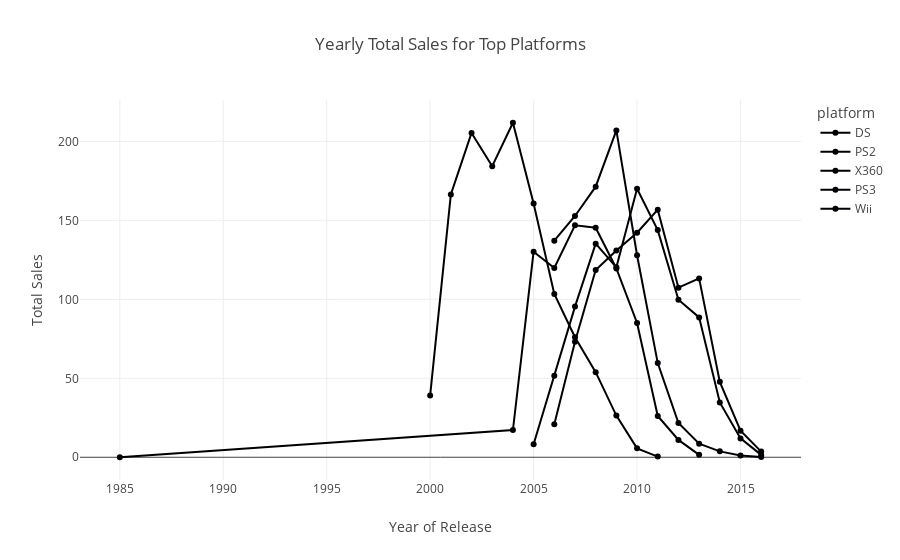

The notebook cell saved with this chart:
### Code cell
fig = px.line(yearly_sales, x='year_of_release', y='total_sales', color='platform',
              title='Yearly Total Sales for Top Platforms',
              labels={'year_of_release': 'Year of Release', 'total_sales': 'Total Sales'},
              markers=True)

# Show the plot
fig.show()

### Figure 1 — Plotly figure (JSON) as saved in the notebook; plotly's stock layout.template omitted (floating-point values rounded to 4 significant figures)
{"data": [{"hovertemplate": "platform=DS<br>Year of Release=%{x}<br>Total Sales=%{y}<extra></extra>", "legendgroup": "DS", "line": {"color": "#000001", "dash": "solid"}, "marker": {"symbol": "circle"}, "mode": "markers+lines", "name": "DS", "orientation": "v", "showlegend": true, "type": "scatter", "x": [1985, 2004, 2005, 2006, 2007, 2008, 2009, 2010, 2011, 2012, 2013], "xaxis": "x", "y": [0.02, 17.27, 130.1, 119.8, 146.9, 145.3, 119.5, 85.02, 26.18, 11.01, 1.54], "yaxis": "y"}, {"hovertemplate": "platform=PS2<br>Year of Release=%{x}<br>Total Sales=%{y}<extra></extra>", "legendgroup": "PS2", "line": {"color": "#000002", "dash": "solid"}, "marker": {"symbol": "circle"}, "mode": "markers+lines", "name": "PS2", "orientation": "v", "showlegend": true, "type": "scatter", "x": [2000, 2001, 2002, 2003, 2004, 2005, 2006, 2007, 2008, 2009, 2010, 2011], "xaxis": "x", "y": [39.17, 166.4, 205.4, 184.3, 211.8, 160.7, 103.4, 75.99, 53.9, 26.4, 5.64, 0.45], "yaxis": "y"}, {"hovertemplate": "platform=X360<br>Year of Release=%{x}<br>Total Sales=%{y}<extra></extra>", "legendgroup": "X360", "line": {"color": "#000003", "dash": "solid"}, "marker": {"symbol": "circle"}, "mode": "markers+lines", "name": "X360", "orientation": "v", "showlegend": true, "type": "scatter", "x": [2005, 2006, 2007, 2008, 2009, 2010, 2011, 2012, 2013, 2014, 2015, 2016], "xaxis": "x", "y": [8.25, 51.62, 95.41, 135.3, 120.3, 170.0, 143.8, 99.74, 88.58, 34.74, 11.96, 1.52], "yaxis": "y"}, {"hovertemplate": "platform=PS3<br>Year of Release=%{x}<br>Total Sales=%{y}<extra></extra>", "legendgroup": "PS3", "line": {"color": "#000004", "dash": "solid"}, "marker": {"symbol": "circle"}, "mode": "markers+lines", "name": "PS3", "orientation": "v", "showlegend": true, "type": "scatter", "x": [2006, 2007, 2008, 2009, 2010, 2011, 2012, 2013, 2014, 2015, 2016], "xaxis": "x", "y": [20.96, 73.19, 118.5, 130.9, 142.2, 156.8, 107.4, 113.2, 47.76, 16.82, 3.6], "yaxis": "y"}, {"hovertemplate": "platform=Wii<br>Year of Release=%{x}<br>Total Sales=%{y}<extra></extra>", "legendgroup": "Wii", "line": {"color": "#000005", "dash": "solid"}, "marker": {"symbol": "circle"}, "mode": "markers+lines", "name": "Wii", "orientation": "v", "showlegend": true, "type": "scatter", "x": [2006, 2007, 2008, 2009, 2010, 2011, 2012, 2013, 2014, 2015, 2016], "xaxis": "x", "y": [137.1, 152.8, 171.3, 207.0, 128.0, 59.65, 21.71, 8.59, 3.75, 1.14, 0.18], "yaxis": "y"}], "layout": {"legend": {"title": {"text": "platform"}, "tracegroupgap": 0}, "title": {"text": "Yearly Total Sales for Top Platforms"}, "xaxis": {"anchor": "y", "domain": [0, 1], "title": {"text": "Year of Release"}}, "yaxis": {"anchor": "x", "domain": [0, 1], "title": {"text": "Total Sales"}}}}
